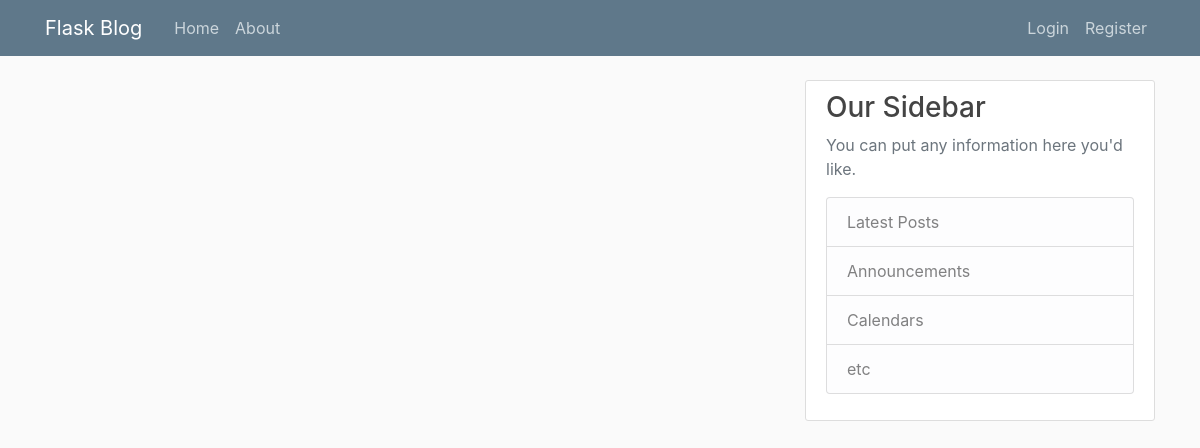
Page /home on the earlier database version.
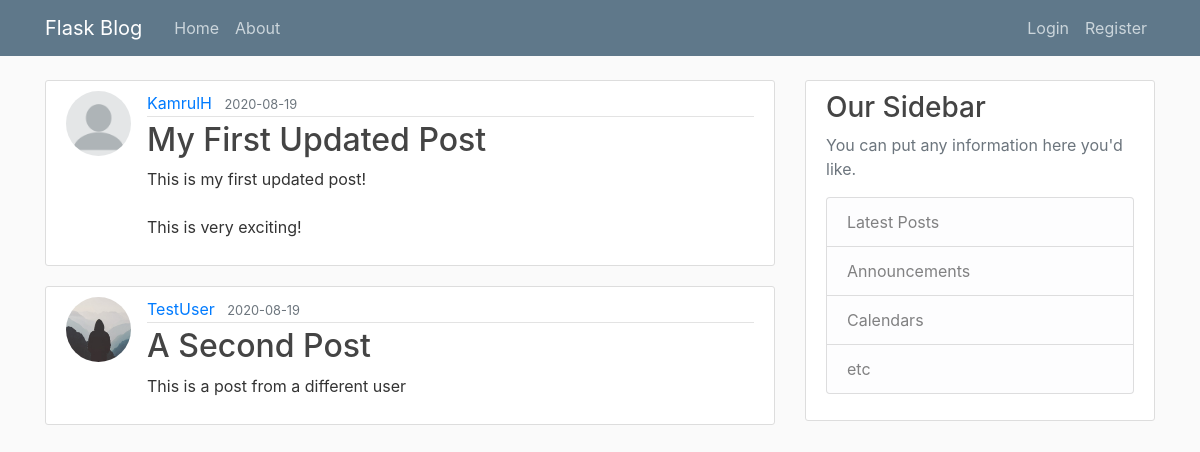
Same page on the later database version.
### flaskblog/models.py (models this page shows, shortened)
class Post(db.Model):
    id = db.Column(db.Integer, primary_key=True)
    title = db.Column(db.String(100), nullable=False)
    date_posted = db.Column(db.DateTime, nullable=False, default=datetime.utcnow)
    content = db.Column(db.Text, nullable=False)
    user_id = db.Column(db.Integer, db.ForeignKey('user.id'), nullable=False)

class User(db.Model, UserMixin):
    id = db.Column(db.Integer, primary_key=True)
    username = db.Column(db.String(20), unique=True, nullable=False)
    email = db.Column(db.String(120), unique=True, nullable=False)
    image_file = db.Column(db.String(20), nullable=False, default='default.jpg')
    password = db.Column(db.String(60), nullable=False)
    posts = db.relationship('Post', backref='author', lazy=True)

### flaskblog/routes.py (the view)
@app.route('/')
@app.route('/home')
def home():
    posts = Post.query.all()
    return render_template('home.html', posts=posts)

### flaskblog/templates/home.html
{% extends "layout.html" %}
{% block content %}
    {% for post in posts %}
        <article class="media content-section">
            <img class="rounded-circle article-img" src="{{ url_for('static', filename='profile_pics/' + post.author.image_file) }}">
            <div class="media-body">
                <div class="article-metadata">
                <a class="mr-2" href="#">{{ post.author.username }}</a>
                <small class="text-muted">{{ post.date_posted.strftime('%Y-%m-%d') }}</small>
                </div>
                <h2><a class="article-title" href="{{ url_for('post', post_id=post.id) }}">{{ post.title }}</a></h2>
                <p class="article-content">{{ post.content }}</p>
            </div>
        </article>
    {% endfor %}
{% endblock content %}

### flaskblog/templates/layout.html (shortened to what this page needs)
<!DOCTYPE html>
<html>
<head>
    <link rel="stylesheet" href="https://maxcdn.bootstrapcdn.com/bootstrap/4.0.0/css/bootstrap.min.css">
    <link rel="stylesheet" type="text/css" href="{{ url_for('static', filename='main.css') }}">
</head>
<body>
    <header class="site-header">
      <nav class="navbar navbar-expand-md navbar-dark bg-steel fixed-top">
        <div class="container">
          <a class="navbar-brand mr-4" href="/">Flask Blog</a>
          <div class="collapse navbar-collapse" id="navbarToggle">
            <div class="navbar-nav mr-auto">
              <a class="nav-item nav-link" href="{{ url_for('home') }}">Home</a>
              <a class="nav-item nav-link" href="{{ url_for('about') }}">About</a>
            </div>
            <div class="navbar-nav">
              {% if current_user.is_authenticated %}
                <a class="nav-item nav-link" href="{{ url_for('new_post') }}">New Post</a>
                <a class="nav-item nav-link" href="{{ url_for('account') }}">Account</a>
                <a class="nav-item nav-link" href="{{ url_for('logout') }}">Logout</a>
              {% else %}
                <a class="nav-item nav-link" href="{{ url_for('login') }}">Login</a>
                <a class="nav-item nav-link" href="{{ url_for('register') }}">Register</a>
              {% endif %}
            </div>
          </div>
        </div>
      </nav>
    </header>
    <main role="main" class="container">
      <div class="row">
        <div class="col-md-8">
          {% block content %}{% endblock %}
        </div>
        <div class="col-md-4">
          <div class="content-section">
            <h3>Our Sidebar</h3>
            <p class='text-muted'>You can put any information here you'd like.
              <ul class="list-group">
                <li class="list-group-item list-group-item-light">Latest Posts</li>
                <li class="list-group-item list-group-item-light">Announcements</li>
                <li class="list-group-item list-group-item-light">Calendars</li>
                <li class="list-group-item list-group-item-light">etc</li>
              </ul>
            </p>
          </div>
        </div>
      </div>
    </main>
</body>
</html>

### flaskblog/static/main.css (style rules this page uses)
body { background: #fafafa; color: #333333; margin-top: 5rem; }
h1, h2, h3, h4, h5, h6 { color: #444444; }
.bg-steel { background-color: #5f788a; }
.site-header .navbar-nav .nav-link { color: #cbd5db; }
.content-section { background: #ffffff; padding: 10px 20px; border: 1px solid #dddddd; border-radius: 3px; margin-bottom: 20px; }
.article-title { color: #444444; }
.article-content { white-space: pre-line; }
.article-img { height: 65px; width: 65px; margin-right: 16px; }
.article-metadata { padding-bottom: 1px; margin-bottom: 4px; border-bottom: 1px solid #e3e3e3; }

Differences in the rows shown:
added Post: image_file (picture), author.username "KamrulH", date_posted "2020-08-19", title "My First Updated Post", content "This is my first updated post! This is very exciting!"
added Post: image_file (placeholder picture), author.username "TestUser", date_posted "2020-08-19", title "A Second Post", content "This is a post from a different user"
